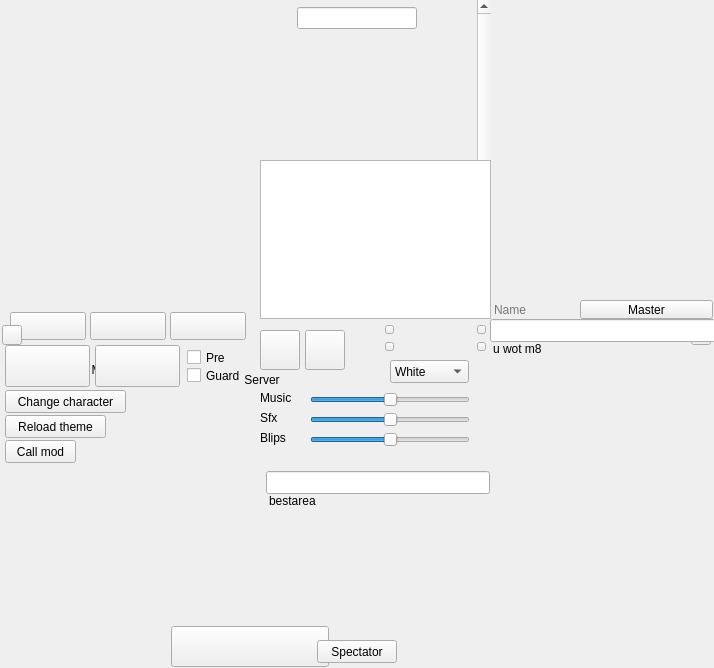
<?xml version="1.0" encoding="UTF-8"?>
<ui version="4.0">
 <class>Courtroom</class>
 <widget class="QMainWindow" name="Courtroom">
  <property name="geometry">
   <rect>
    <x>0</x>
    <y>0</y>
    <width>714</width>
    <height>668</height>
   </rect>
  </property>
  <property name="minimumSize">
   <size>
    <width>256</width>
    <height>192</height>
   </size>
  </property>
  <property name="maximumSize">
   <size>
    <width>714</width>
    <height>668</height>
   </size>
  </property>
  <property name="windowTitle">
   <string>Attorney Online</string>
  </property>
  <property name="windowIcon">
   <iconset resource="resources.qrc">
    <normaloff>:/resource/logo.png</normaloff>:/resource/logo.png</iconset>
  </property>
  <widget class="QWidget" name="centralwidget">
   <widget class="QLabel" name="background">
    <property name="geometry">
     <rect>
      <x>0</x>
      <y>0</y>
      <width>714</width>
      <height>668</height>
     </rect>
    </property>
    <property name="text">
     <string/>
    </property>
    <property name="pixmap">
     <pixmap>../build-Attorney_Online_new-Desktop_Qt_5_7_0_GCC_64bit-Debug/base/themes/default/courtroombackground.png</pixmap>
    </property>
   </widget>
   <widget class="QPushButton" name="objection">
    <property name="geometry">
     <rect>
      <x>90</x>
      <y>312</y>
      <width>76</width>
      <height>28</height>
     </rect>
    </property>
    <property name="text">
     <string/>
    </property>
    <property name="flat">
     <bool>false</bool>
    </property>
   </widget>
   <widget class="QPlainTextEdit" name="chatlog">
    <property name="geometry">
     <rect>
      <x>260</x>
      <y>0</y>
      <width>231</width>
      <height>319</height>
     </rect>
    </property>
    <property name="palette">
     <palette>
      <active>
       <colorrole role="Light">
        <brush brushstyle="SolidPattern">
         <color alpha="0">
          <red>255</red>
          <green>255</green>
          <blue>255</blue>
         </color>
        </brush>
       </colorrole>
       <colorrole role="Text">
        <brush brushstyle="SolidPattern">
         <color alpha="255">
          <red>255</red>
          <green>255</green>
          <blue>255</blue>
         </color>
        </brush>
       </colorrole>
       <colorrole role="Base">
        <brush brushstyle="SolidPattern">
         <color alpha="0">
          <red>255</red>
          <green>255</green>
          <blue>255</blue>
         </color>
        </brush>
       </colorrole>
      </active>
      <inactive>
       <colorrole role="Light">
        <brush brushstyle="SolidPattern">
         <color alpha="0">
          <red>255</red>
          <green>255</green>
          <blue>255</blue>
         </color>
        </brush>
       </colorrole>
       <colorrole role="Text">
        <brush brushstyle="SolidPattern">
         <color alpha="255">
          <red>255</red>
          <green>255</green>
          <blue>255</blue>
         </color>
        </brush>
       </colorrole>
       <colorrole role="Base">
        <brush brushstyle="SolidPattern">
         <color alpha="0">
          <red>255</red>
          <green>255</green>
          <blue>255</blue>
         </color>
        </brush>
       </colorrole>
      </inactive>
      <disabled>
       <colorrole role="Light">
        <brush brushstyle="SolidPattern">
         <color alpha="0">
          <red>255</red>
          <green>255</green>
          <blue>255</blue>
         </color>
        </brush>
       </colorrole>
       <colorrole role="Text">
        <brush brushstyle="SolidPattern">
         <color alpha="255">
          <red>190</red>
          <green>190</green>
          <blue>190</blue>
         </color>
        </brush>
       </colorrole>
       <colorrole role="Base">
        <brush brushstyle="SolidPattern">
         <color alpha="255">
          <red>239</red>
          <green>235</green>
          <blue>231</blue>
         </color>
        </brush>
       </colorrole>
      </disabled>
     </palette>
    </property>
    <property name="autoFillBackground">
     <bool>false</bool>
    </property>
    <property name="frameShape">
     <enum>QFrame::NoFrame</enum>
    </property>
    <property name="verticalScrollBarPolicy">
     <enum>Qt::ScrollBarAlwaysOn</enum>
    </property>
    <property name="horizontalScrollBarPolicy">
     <enum>Qt::ScrollBarAlwaysOff</enum>
    </property>
    <property name="readOnly">
     <bool>false</bool>
    </property>
    <property name="plainText">
     <string/>
    </property>
    <property name="textInteractionFlags">
     <set>Qt::TextEditorInteraction</set>
    </property>
   </widget>
   <widget class="QPushButton" name="holdit">
    <property name="geometry">
     <rect>
      <x>10</x>
      <y>312</y>
      <width>76</width>
      <height>28</height>
     </rect>
    </property>
    <property name="palette">
     <palette>
      <active>
       <colorrole role="Highlight">
        <brush brushstyle="SolidPattern">
         <color alpha="0">
          <red>48</red>
          <green>140</green>
          <blue>198</blue>
         </color>
        </brush>
       </colorrole>
       <colorrole role="HighlightedText">
        <brush brushstyle="SolidPattern">
         <color alpha="0">
          <red>255</red>
          <green>255</green>
          <blue>255</blue>
         </color>
        </brush>
       </colorrole>
       <colorrole role="Link">
        <brush brushstyle="SolidPattern">
         <color alpha="0">
          <red>217</red>
          <green>140</green>
          <blue>255</blue>
         </color>
        </brush>
       </colorrole>
       <colorrole role="LinkVisited">
        <brush brushstyle="SolidPattern">
         <color alpha="0">
          <red>149</red>
          <green>117</green>
          <blue>255</blue>
         </color>
        </brush>
       </colorrole>
      </active>
      <inactive>
       <colorrole role="Highlight">
        <brush brushstyle="SolidPattern">
         <color alpha="0">
          <red>48</red>
          <green>140</green>
          <blue>198</blue>
         </color>
        </brush>
       </colorrole>
       <colorrole role="HighlightedText">
        <brush brushstyle="SolidPattern">
         <color alpha="0">
          <red>255</red>
          <green>255</green>
          <blue>255</blue>
         </color>
        </brush>
       </colorrole>
       <colorrole role="Link">
        <brush brushstyle="SolidPattern">
         <color alpha="0">
          <red>217</red>
          <green>140</green>
          <blue>255</blue>
         </color>
        </brush>
       </colorrole>
       <colorrole role="LinkVisited">
        <brush brushstyle="SolidPattern">
         <color alpha="0">
          <red>149</red>
          <green>117</green>
          <blue>255</blue>
         </color>
        </brush>
       </colorrole>
      </inactive>
      <disabled>
       <colorrole role="Highlight">
        <brush brushstyle="SolidPattern">
         <color alpha="255">
          <red>145</red>
          <green>141</green>
          <blue>126</blue>
         </color>
        </brush>
       </colorrole>
       <colorrole role="HighlightedText">
        <brush brushstyle="SolidPattern">
         <color alpha="0">
          <red>255</red>
          <green>255</green>
          <blue>255</blue>
         </color>
        </brush>
       </colorrole>
       <colorrole role="Link">
        <brush brushstyle="SolidPattern">
         <color alpha="0">
          <red>217</red>
          <green>140</green>
          <blue>255</blue>
         </color>
        </brush>
       </colorrole>
       <colorrole role="LinkVisited">
        <brush brushstyle="SolidPattern">
         <color alpha="0">
          <red>149</red>
          <green>117</green>
          <blue>255</blue>
         </color>
        </brush>
       </colorrole>
      </disabled>
     </palette>
    </property>
    <property name="text">
     <string/>
    </property>
    <property name="flat">
     <bool>false</bool>
    </property>
   </widget>
   <widget class="QPushButton" name="takethat">
    <property name="geometry">
     <rect>
      <x>170</x>
      <y>312</y>
      <width>76</width>
      <height>28</height>
     </rect>
    </property>
    <property name="text">
     <string/>
    </property>
    <property name="flat">
     <bool>false</bool>
    </property>
   </widget>
   <widget class="QLabel" name="playingarea">
    <property name="geometry">
     <rect>
      <x>0</x>
      <y>0</y>
      <width>256</width>
      <height>192</height>
     </rect>
    </property>
    <property name="text">
     <string/>
    </property>
   </widget>
   <widget class="QPushButton" name="present">
    <property name="enabled">
     <bool>true</bool>
    </property>
    <property name="geometry">
     <rect>
      <x>171</x>
      <y>626</y>
      <width>158</width>
      <height>41</height>
     </rect>
    </property>
    <property name="text">
     <string/>
    </property>
    <property name="flat">
     <bool>false</bool>
    </property>
   </widget>
   <widget class="QLineEdit" name="chatLine">
    <property name="geometry">
     <rect>
      <x>0</x>
      <y>192</y>
      <width>256</width>
      <height>23</height>
     </rect>
    </property>
    <property name="palette">
     <palette>
      <active>
       <colorrole role="Light">
        <brush brushstyle="SolidPattern">
         <color alpha="0">
          <red>255</red>
          <green>255</green>
          <blue>255</blue>
         </color>
        </brush>
       </colorrole>
       <colorrole role="Base">
        <brush brushstyle="SolidPattern">
         <color alpha="0">
          <red>99</red>
          <green>214</green>
          <blue>255</blue>
         </color>
        </brush>
       </colorrole>
       <colorrole role="Highlight">
        <brush brushstyle="SolidPattern">
         <color alpha="255">
          <red>38</red>
          <green>134</green>
          <blue>198</blue>
         </color>
        </brush>
       </colorrole>
       <colorrole role="Link">
        <brush brushstyle="SolidPattern">
         <color alpha="255">
          <red>255</red>
          <green>255</green>
          <blue>255</blue>
         </color>
        </brush>
       </colorrole>
      </active>
      <inactive>
       <colorrole role="Light">
        <brush brushstyle="SolidPattern">
         <color alpha="0">
          <red>255</red>
          <green>255</green>
          <blue>255</blue>
         </color>
        </brush>
       </colorrole>
       <colorrole role="Base">
        <brush brushstyle="SolidPattern">
         <color alpha="0">
          <red>99</red>
          <green>214</green>
          <blue>255</blue>
         </color>
        </brush>
       </colorrole>
       <colorrole role="Highlight">
        <brush brushstyle="SolidPattern">
         <color alpha="255">
          <red>38</red>
          <green>134</green>
          <blue>198</blue>
         </color>
        </brush>
       </colorrole>
       <colorrole role="Link">
        <brush brushstyle="SolidPattern">
         <color alpha="255">
          <red>255</red>
          <green>255</green>
          <blue>255</blue>
         </color>
        </brush>
       </colorrole>
      </inactive>
      <disabled>
       <colorrole role="Light">
        <brush brushstyle="SolidPattern">
         <color alpha="0">
          <red>255</red>
          <green>255</green>
          <blue>255</blue>
         </color>
        </brush>
       </colorrole>
       <colorrole role="Base">
        <brush brushstyle="SolidPattern">
         <color alpha="255">
          <red>239</red>
          <green>235</green>
          <blue>231</blue>
         </color>
        </brush>
       </colorrole>
       <colorrole role="Highlight">
        <brush brushstyle="SolidPattern">
         <color alpha="255">
          <red>145</red>
          <green>141</green>
          <blue>126</blue>
         </color>
        </brush>
       </colorrole>
       <colorrole role="Link">
        <brush brushstyle="SolidPattern">
         <color alpha="255">
          <red>255</red>
          <green>255</green>
          <blue>255</blue>
         </color>
        </brush>
       </colorrole>
      </disabled>
     </palette>
    </property>
    <property name="frame">
     <bool>false</bool>
    </property>
   </widget>
   <widget class="QLabel" name="desk">
    <property name="geometry">
     <rect>
      <x>0</x>
      <y>150</y>
      <width>256</width>
      <height>42</height>
     </rect>
    </property>
    <property name="text">
     <string/>
    </property>
   </widget>
   <widget class="QLabel" name="playingbackground">
    <property name="geometry">
     <rect>
      <x>0</x>
      <y>0</y>
      <width>256</width>
      <height>192</height>
     </rect>
    </property>
    <property name="text">
     <string/>
    </property>
   </widget>
   <widget class="QLabel" name="chatbubble">
    <property name="geometry">
     <rect>
      <x>0</x>
      <y>114</y>
      <width>256</width>
      <height>78</height>
     </rect>
    </property>
    <property name="text">
     <string/>
    </property>
   </widget>
   <widget class="QLabel" name="charselect">
    <property name="geometry">
     <rect>
      <x>0</x>
      <y>0</y>
      <width>714</width>
      <height>668</height>
     </rect>
    </property>
    <property name="text">
     <string/>
    </property>
    <property name="pixmap">
     <pixmap>../build-Attorney_Online_new-Desktop_Qt_5_7_0_GCC_64bit-Debug/base/themes/default/charselect_background.png</pixmap>
    </property>
   </widget>
   <widget class="QPushButton" name="spectator">
    <property name="geometry">
     <rect>
      <x>317</x>
      <y>640</y>
      <width>80</width>
      <height>23</height>
     </rect>
    </property>
    <property name="text">
     <string>Spectator</string>
    </property>
   </widget>
   <widget class="QLabel" name="charselector">
    <property name="geometry">
     <rect>
      <x>370</x>
      <y>260</y>
      <width>62</width>
      <height>62</height>
     </rect>
    </property>
    <property name="text">
     <string/>
    </property>
   </widget>
   <widget class="QPushButton" name="charselect_left">
    <property name="geometry">
     <rect>
      <x>2</x>
      <y>325</y>
      <width>20</width>
      <height>20</height>
     </rect>
    </property>
    <property name="text">
     <string/>
    </property>
   </widget>
   <widget class="QPushButton" name="charselect_right">
    <property name="geometry">
     <rect>
      <x>691</x>
      <y>325</y>
      <width>20</width>
      <height>20</height>
     </rect>
    </property>
    <property name="text">
     <string/>
    </property>
   </widget>
   <widget class="QPushButton" name="changecharacter">
    <property name="geometry">
     <rect>
      <x>5</x>
      <y>390</y>
      <width>121</width>
      <height>23</height>
     </rect>
    </property>
    <property name="text">
     <string>Change character</string>
    </property>
   </widget>
   <widget class="QLabel" name="charError">
    <property name="geometry">
     <rect>
      <x>430</x>
      <y>10</y>
      <width>271</width>
      <height>16</height>
     </rect>
    </property>
    <property name="palette">
     <palette>
      <active>
       <colorrole role="WindowText">
        <brush brushstyle="SolidPattern">
         <color alpha="255">
          <red>255</red>
          <green>0</green>
          <blue>0</blue>
         </color>
        </brush>
       </colorrole>
       <colorrole role="Text">
        <brush brushstyle="SolidPattern">
         <color alpha="255">
          <red>255</red>
          <green>0</green>
          <blue>0</blue>
         </color>
        </brush>
       </colorrole>
       <colorrole role="ButtonText">
        <brush brushstyle="SolidPattern">
         <color alpha="255">
          <red>255</red>
          <green>0</green>
          <blue>0</blue>
         </color>
        </brush>
       </colorrole>
      </active>
      <inactive>
       <colorrole role="WindowText">
        <brush brushstyle="SolidPattern">
         <color alpha="255">
          <red>255</red>
          <green>0</green>
          <blue>0</blue>
         </color>
        </brush>
       </colorrole>
       <colorrole role="Text">
        <brush brushstyle="SolidPattern">
         <color alpha="255">
          <red>255</red>
          <green>0</green>
          <blue>0</blue>
         </color>
        </brush>
       </colorrole>
       <colorrole role="ButtonText">
        <brush brushstyle="SolidPattern">
         <color alpha="255">
          <red>255</red>
          <green>0</green>
          <blue>0</blue>
         </color>
        </brush>
       </colorrole>
      </inactive>
      <disabled>
       <colorrole role="WindowText">
        <brush brushstyle="SolidPattern">
         <color alpha="255">
          <red>190</red>
          <green>190</green>
          <blue>190</blue>
         </color>
        </brush>
       </colorrole>
       <colorrole role="Text">
        <brush brushstyle="SolidPattern">
         <color alpha="255">
          <red>190</red>
          <green>190</green>
          <blue>190</blue>
         </color>
        </brush>
       </colorrole>
       <colorrole role="ButtonText">
        <brush brushstyle="SolidPattern">
         <color alpha="255">
          <red>190</red>
          <green>190</green>
          <blue>190</blue>
         </color>
        </brush>
       </colorrole>
      </disabled>
     </palette>
    </property>
    <property name="font">
     <font>
      <weight>75</weight>
      <bold>true</bold>
     </font>
    </property>
    <property name="text">
     <string/>
    </property>
   </widget>
   <widget class="QListWidget" name="musiclist">
    <property name="geometry">
     <rect>
      <x>490</x>
      <y>342</y>
      <width>224</width>
      <height>326</height>
     </rect>
    </property>
    <property name="palette">
     <palette>
      <active>
       <colorrole role="Base">
        <brush brushstyle="SolidPattern">
         <color alpha="0">
          <red>255</red>
          <green>255</green>
          <blue>255</blue>
         </color>
        </brush>
       </colorrole>
      </active>
      <inactive>
       <colorrole role="Base">
        <brush brushstyle="SolidPattern">
         <color alpha="0">
          <red>255</red>
          <green>255</green>
          <blue>255</blue>
         </color>
        </brush>
       </colorrole>
      </inactive>
      <disabled>
       <colorrole role="Base">
        <brush brushstyle="SolidPattern">
         <color alpha="255">
          <red>239</red>
          <green>235</green>
          <blue>231</blue>
         </color>
        </brush>
       </colorrole>
      </disabled>
     </palette>
    </property>
    <property name="frameShape">
     <enum>QFrame::NoFrame</enum>
    </property>
    <property name="horizontalScrollBarPolicy">
     <enum>Qt::ScrollBarAsNeeded</enum>
    </property>
    <item>
     <property name="text">
      <string>u wot m8</string>
     </property>
    </item>
   </widget>
   <widget class="QPlainTextEdit" name="oocserverchat">
    <property name="geometry">
     <rect>
      <x>490</x>
      <y>1</y>
      <width>224</width>
      <height>277</height>
     </rect>
    </property>
    <property name="palette">
     <palette>
      <active>
       <colorrole role="Base">
        <brush brushstyle="SolidPattern">
         <color alpha="0">
          <red>255</red>
          <green>255</green>
          <blue>255</blue>
         </color>
        </brush>
       </colorrole>
      </active>
      <inactive>
       <colorrole role="Base">
        <brush brushstyle="SolidPattern">
         <color alpha="0">
          <red>255</red>
          <green>255</green>
          <blue>255</blue>
         </color>
        </brush>
       </colorrole>
      </inactive>
      <disabled>
       <colorrole role="Base">
        <brush brushstyle="SolidPattern">
         <color alpha="255">
          <red>239</red>
          <green>235</green>
          <blue>231</blue>
         </color>
        </brush>
       </colorrole>
      </disabled>
     </palette>
    </property>
    <property name="frameShape">
     <enum>QFrame::NoFrame</enum>
    </property>
    <property name="horizontalScrollBarPolicy">
     <enum>Qt::ScrollBarAlwaysOff</enum>
    </property>
    <property name="readOnly">
     <bool>true</bool>
    </property>
   </widget>
   <widget class="QPlainTextEdit" name="oocmasterchat">
    <property name="geometry">
     <rect>
      <x>490</x>
      <y>1</y>
      <width>224</width>
      <height>277</height>
     </rect>
    </property>
    <property name="palette">
     <palette>
      <active>
       <colorrole role="Base">
        <brush brushstyle="SolidPattern">
         <color alpha="0">
          <red>255</red>
          <green>255</green>
          <blue>255</blue>
         </color>
        </brush>
       </colorrole>
      </active>
      <inactive>
       <colorrole role="Base">
        <brush brushstyle="SolidPattern">
         <color alpha="0">
          <red>255</red>
          <green>255</green>
          <blue>255</blue>
         </color>
        </brush>
       </colorrole>
      </inactive>
      <disabled>
       <colorrole role="Base">
        <brush brushstyle="SolidPattern">
         <color alpha="255">
          <red>239</red>
          <green>235</green>
          <blue>231</blue>
         </color>
        </brush>
       </colorrole>
      </disabled>
     </palette>
    </property>
    <property name="frameShape">
     <enum>QFrame::NoFrame</enum>
    </property>
    <property name="horizontalScrollBarPolicy">
     <enum>Qt::ScrollBarAlwaysOff</enum>
    </property>
    <property name="readOnly">
     <bool>true</bool>
    </property>
   </widget>
   <widget class="QLineEdit" name="oocchatname">
    <property name="geometry">
     <rect>
      <x>492</x>
      <y>300</y>
      <width>85</width>
      <height>19</height>
     </rect>
    </property>
    <property name="sizePolicy">
     <sizepolicy hsizetype="Fixed" vsizetype="Fixed">
      <horstretch>0</horstretch>
      <verstretch>0</verstretch>
     </sizepolicy>
    </property>
    <property name="palette">
     <palette>
      <active>
       <colorrole role="Base">
        <brush brushstyle="SolidPattern">
         <color alpha="0">
          <red>255</red>
          <green>255</green>
          <blue>255</blue>
         </color>
        </brush>
       </colorrole>
      </active>
      <inactive>
       <colorrole role="Base">
        <brush brushstyle="SolidPattern">
         <color alpha="0">
          <red>255</red>
          <green>255</green>
          <blue>255</blue>
         </color>
        </brush>
       </colorrole>
      </inactive>
      <disabled>
       <colorrole role="Base">
        <brush brushstyle="SolidPattern">
         <color alpha="255">
          <red>239</red>
          <green>235</green>
          <blue>231</blue>
         </color>
        </brush>
       </colorrole>
      </disabled>
     </palette>
    </property>
    <property name="font">
     <font>
      <pointsize>9</pointsize>
     </font>
    </property>
    <property name="frame">
     <bool>false</bool>
    </property>
    <property name="placeholderText">
     <string extracomment="Name">Name</string>
    </property>
   </widget>
   <widget class="QLineEdit" name="oocchatmessage">
    <property name="geometry">
     <rect>
      <x>492</x>
      <y>281</y>
      <width>222</width>
      <height>19</height>
     </rect>
    </property>
    <property name="palette">
     <palette>
      <active>
       <colorrole role="Base">
        <brush brushstyle="SolidPattern">
         <color alpha="0">
          <red>255</red>
          <green>255</green>
          <blue>255</blue>
         </color>
        </brush>
       </colorrole>
      </active>
      <inactive>
       <colorrole role="Base">
        <brush brushstyle="SolidPattern">
         <color alpha="0">
          <red>255</red>
          <green>255</green>
          <blue>255</blue>
         </color>
        </brush>
       </colorrole>
      </inactive>
      <disabled>
       <colorrole role="Base">
        <brush brushstyle="SolidPattern">
         <color alpha="255">
          <red>239</red>
          <green>235</green>
          <blue>231</blue>
         </color>
        </brush>
       </colorrole>
      </disabled>
     </palette>
    </property>
    <property name="font">
     <font>
      <pointsize>10</pointsize>
     </font>
    </property>
    <property name="frame">
     <bool>false</bool>
    </property>
   </widget>
   <widget class="QLabel" name="charname">
    <property name="geometry">
     <rect>
      <x>6</x>
      <y>113</y>
      <width>59</width>
      <height>15</height>
     </rect>
    </property>
    <property name="palette">
     <palette>
      <active>
       <colorrole role="WindowText">
        <brush brushstyle="SolidPattern">
         <color alpha="255">
          <red>255</red>
          <green>255</green>
          <blue>255</blue>
         </color>
        </brush>
       </colorrole>
       <colorrole role="ButtonText">
        <brush brushstyle="SolidPattern">
         <color alpha="255">
          <red>255</red>
          <green>255</green>
          <blue>255</blue>
         </color>
        </brush>
       </colorrole>
      </active>
      <inactive>
       <colorrole role="WindowText">
        <brush brushstyle="SolidPattern">
         <color alpha="255">
          <red>255</red>
          <green>255</green>
          <blue>255</blue>
         </color>
        </brush>
       </colorrole>
       <colorrole role="ButtonText">
        <brush brushstyle="SolidPattern">
         <color alpha="255">
          <red>255</red>
          <green>255</green>
          <blue>255</blue>
         </color>
        </brush>
       </colorrole>
      </inactive>
      <disabled>
       <colorrole role="WindowText">
        <brush brushstyle="SolidPattern">
         <color alpha="255">
          <red>190</red>
          <green>190</green>
          <blue>190</blue>
         </color>
        </brush>
       </colorrole>
       <colorrole role="ButtonText">
        <brush brushstyle="SolidPattern">
         <color alpha="255">
          <red>190</red>
          <green>190</green>
          <blue>190</blue>
         </color>
        </brush>
       </colorrole>
      </disabled>
     </palette>
    </property>
    <property name="font">
     <font>
      <pointsize>8</pointsize>
     </font>
    </property>
    <property name="text">
     <string/>
    </property>
   </widget>
   <widget class="QPlainTextEdit" name="chattext">
    <property name="geometry">
     <rect>
      <x>3</x>
      <y>132</y>
      <width>250</width>
      <height>60</height>
     </rect>
    </property>
    <property name="palette">
     <palette>
      <active>
       <colorrole role="Text">
        <brush brushstyle="SolidPattern">
         <color alpha="255">
          <red>255</red>
          <green>255</green>
          <blue>255</blue>
         </color>
        </brush>
       </colorrole>
       <colorrole role="Base">
        <brush brushstyle="SolidPattern">
         <color alpha="0">
          <red>255</red>
          <green>255</green>
          <blue>255</blue>
         </color>
        </brush>
       </colorrole>
      </active>
      <inactive>
       <colorrole role="Text">
        <brush brushstyle="SolidPattern">
         <color alpha="255">
          <red>255</red>
          <green>255</green>
          <blue>255</blue>
         </color>
        </brush>
       </colorrole>
       <colorrole role="Base">
        <brush brushstyle="SolidPattern">
         <color alpha="0">
          <red>255</red>
          <green>255</green>
          <blue>255</blue>
         </color>
        </brush>
       </colorrole>
      </inactive>
      <disabled>
       <colorrole role="Text">
        <brush brushstyle="SolidPattern">
         <color alpha="255">
          <red>190</red>
          <green>190</green>
          <blue>190</blue>
         </color>
        </brush>
       </colorrole>
       <colorrole role="Base">
        <brush brushstyle="SolidPattern">
         <color alpha="255">
          <red>239</red>
          <green>235</green>
          <blue>231</blue>
         </color>
        </brush>
       </colorrole>
      </disabled>
     </palette>
    </property>
    <property name="frameShape">
     <enum>QFrame::NoFrame</enum>
    </property>
    <property name="verticalScrollBarPolicy">
     <enum>Qt::ScrollBarAlwaysOff</enum>
    </property>
    <property name="horizontalScrollBarPolicy">
     <enum>Qt::ScrollBarAlwaysOff</enum>
    </property>
    <property name="readOnly">
     <bool>true</bool>
    </property>
    <property name="textInteractionFlags">
     <set>Qt::NoTextInteraction</set>
    </property>
   </widget>
   <widget class="QPushButton" name="ooc_master">
    <property name="geometry">
     <rect>
      <x>80</x>
      <y>360</y>
      <width>60</width>
      <height>19</height>
     </rect>
    </property>
    <property name="styleSheet">
     <string notr="true">QPushButton {
    background-color: rgba( 255, 0, 0, 0% );
}
</string>
    </property>
    <property name="text">
     <string>Master</string>
    </property>
    <property name="autoDefault">
     <bool>false</bool>
    </property>
    <property name="default">
     <bool>false</bool>
    </property>
    <property name="flat">
     <bool>true</bool>
    </property>
   </widget>
   <widget class="QPushButton" name="ooc_server">
    <property name="geometry">
     <rect>
      <x>230</x>
      <y>370</y>
      <width>64</width>
      <height>19</height>
     </rect>
    </property>
    <property name="styleSheet">
     <string notr="true">QPushButton {
    background-color: rgba( 255, 0, 0, 0% );
}</string>
    </property>
    <property name="text">
     <string>Server</string>
    </property>
    <property name="flat">
     <bool>true</bool>
    </property>
   </widget>
   <widget class="QLineEdit" name="charpass">
    <property name="geometry">
     <rect>
      <x>297</x>
      <y>7</y>
      <width>120</width>
      <height>22</height>
     </rect>
    </property>
   </widget>
   <widget class="QLabel" name="defense_bar">
    <property name="geometry">
     <rect>
      <x>393</x>
      <y>323</y>
      <width>84</width>
      <height>14</height>
     </rect>
    </property>
    <property name="text">
     <string/>
    </property>
    <property name="pixmap">
     <pixmap>../build-Attorney_Online_new-Desktop_Qt_5_7_0_GCC_64bit-Debug/base/misc/advocat.png</pixmap>
    </property>
   </widget>
   <widget class="QLabel" name="prosecution_bar">
    <property name="geometry">
     <rect>
      <x>393</x>
      <y>340</y>
      <width>84</width>
      <height>14</height>
     </rect>
    </property>
    <property name="text">
     <string/>
    </property>
    <property name="pixmap">
     <pixmap>../build-Attorney_Online_new-Desktop_Qt_5_7_0_GCC_64bit-Debug/base/misc/procuror.png</pixmap>
    </property>
   </widget>
   <widget class="QPushButton" name="defplus">
    <property name="geometry">
     <rect>
      <x>477</x>
      <y>325</y>
      <width>9</width>
      <height>9</height>
     </rect>
    </property>
    <property name="text">
     <string/>
    </property>
   </widget>
   <widget class="QPushButton" name="defminus">
    <property name="geometry">
     <rect>
      <x>385</x>
      <y>325</y>
      <width>9</width>
      <height>9</height>
     </rect>
    </property>
    <property name="text">
     <string/>
    </property>
   </widget>
   <widget class="QPushButton" name="proplus">
    <property name="geometry">
     <rect>
      <x>477</x>
      <y>342</y>
      <width>9</width>
      <height>9</height>
     </rect>
    </property>
    <property name="text">
     <string/>
    </property>
   </widget>
   <widget class="QPushButton" name="prominus">
    <property name="geometry">
     <rect>
      <x>385</x>
      <y>342</y>
      <width>9</width>
      <height>9</height>
     </rect>
    </property>
    <property name="text">
     <string/>
    </property>
   </widget>
   <widget class="QLineEdit" name="musicsearch">
    <property name="geometry">
     <rect>
      <x>490</x>
      <y>319</y>
      <width>226</width>
      <height>23</height>
     </rect>
    </property>
   </widget>
   <widget class="QPushButton" name="ooc_toggle">
    <property name="geometry">
     <rect>
      <x>580</x>
      <y>300</y>
      <width>133</width>
      <height>19</height>
     </rect>
    </property>
    <property name="text">
     <string>Master</string>
    </property>
   </widget>
   <widget class="QPushButton" name="realization">
    <property name="geometry">
     <rect>
      <x>260</x>
      <y>330</y>
      <width>40</width>
      <height>40</height>
     </rect>
    </property>
    <property name="text">
     <string/>
    </property>
   </widget>
   <widget class="QPushButton" name="mute">
    <property name="geometry">
     <rect>
      <x>305</x>
      <y>330</y>
      <width>40</width>
      <height>40</height>
     </rect>
    </property>
    <property name="text">
     <string/>
    </property>
   </widget>
   <widget class="QPushButton" name="witnesstestimony">
    <property name="geometry">
     <rect>
      <x>5</x>
      <y>345</y>
      <width>85</width>
      <height>42</height>
     </rect>
    </property>
    <property name="text">
     <string/>
    </property>
   </widget>
   <widget class="QPushButton" name="crossexamination">
    <property name="geometry">
     <rect>
      <x>95</x>
      <y>345</y>
      <width>85</width>
      <height>42</height>
     </rect>
    </property>
    <property name="text">
     <string/>
    </property>
   </widget>
   <widget class="QPushButton" name="reload_theme">
    <property name="geometry">
     <rect>
      <x>5</x>
      <y>415</y>
      <width>101</width>
      <height>23</height>
     </rect>
    </property>
    <property name="text">
     <string>Reload theme</string>
    </property>
   </widget>
   <widget class="QLabel" name="testimony">
    <property name="geometry">
     <rect>
      <x>0</x>
      <y>0</y>
      <width>256</width>
      <height>192</height>
     </rect>
    </property>
    <property name="text">
     <string/>
    </property>
   </widget>
   <widget class="QComboBox" name="textcolor">
    <property name="geometry">
     <rect>
      <x>390</x>
      <y>360</y>
      <width>79</width>
      <height>23</height>
     </rect>
    </property>
    <item>
     <property name="text">
      <string>White</string>
     </property>
    </item>
    <item>
     <property name="text">
      <string>Blue</string>
     </property>
    </item>
    <item>
     <property name="text">
      <string>Green</string>
     </property>
    </item>
    <item>
     <property name="text">
      <string>Orange</string>
     </property>
    </item>
    <item>
     <property name="text">
      <string>Red</string>
     </property>
    </item>
   </widget>
   <widget class="QSlider" name="sfxslider">
    <property name="geometry">
     <rect>
      <x>310</x>
      <y>412</y>
      <width>160</width>
      <height>16</height>
     </rect>
    </property>
    <property name="maximum">
     <number>100</number>
    </property>
    <property name="sliderPosition">
     <number>50</number>
    </property>
    <property name="orientation">
     <enum>Qt::Horizontal</enum>
    </property>
   </widget>
   <widget class="QSlider" name="musicslider">
    <property name="geometry">
     <rect>
      <x>310</x>
      <y>392</y>
      <width>160</width>
      <height>16</height>
     </rect>
    </property>
    <property name="maximum">
     <number>100</number>
    </property>
    <property name="sliderPosition">
     <number>50</number>
    </property>
    <property name="orientation">
     <enum>Qt::Horizontal</enum>
    </property>
    <property name="invertedAppearance">
     <bool>false</bool>
    </property>
   </widget>
   <widget class="QSlider" name="blipslider">
    <property name="geometry">
     <rect>
      <x>310</x>
      <y>432</y>
      <width>160</width>
      <height>16</height>
     </rect>
    </property>
    <property name="maximum">
     <number>100</number>
    </property>
    <property name="sliderPosition">
     <number>50</number>
    </property>
    <property name="orientation">
     <enum>Qt::Horizontal</enum>
    </property>
   </widget>
   <widget class="QLabel" name="musiclabel">
    <property name="geometry">
     <rect>
      <x>260</x>
      <y>390</y>
      <width>41</width>
      <height>16</height>
     </rect>
    </property>
    <property name="text">
     <string>Music</string>
    </property>
   </widget>
   <widget class="QLabel" name="sfxlabel">
    <property name="geometry">
     <rect>
      <x>260</x>
      <y>410</y>
      <width>21</width>
      <height>16</height>
     </rect>
    </property>
    <property name="text">
     <string>Sfx</string>
    </property>
   </widget>
   <widget class="QLabel" name="bliplabel">
    <property name="geometry">
     <rect>
      <x>260</x>
      <y>430</y>
      <width>31</width>
      <height>16</height>
     </rect>
    </property>
    <property name="text">
     <string>Blips</string>
    </property>
   </widget>
   <widget class="QListWidget" name="arealist">
    <property name="geometry">
     <rect>
      <x>266</x>
      <y>494</y>
      <width>224</width>
      <height>174</height>
     </rect>
    </property>
    <property name="palette">
     <palette>
      <active>
       <colorrole role="Base">
        <brush brushstyle="SolidPattern">
         <color alpha="0">
          <red>255</red>
          <green>255</green>
          <blue>255</blue>
         </color>
        </brush>
       </colorrole>
      </active>
      <inactive>
       <colorrole role="Base">
        <brush brushstyle="SolidPattern">
         <color alpha="0">
          <red>255</red>
          <green>255</green>
          <blue>255</blue>
         </color>
        </brush>
       </colorrole>
      </inactive>
      <disabled>
       <colorrole role="Base">
        <brush brushstyle="SolidPattern">
         <color alpha="255">
          <red>239</red>
          <green>235</green>
          <blue>231</blue>
         </color>
        </brush>
       </colorrole>
      </disabled>
     </palette>
    </property>
    <property name="frameShape">
     <enum>QFrame::NoFrame</enum>
    </property>
    <property name="horizontalScrollBarPolicy">
     <enum>Qt::ScrollBarAsNeeded</enum>
    </property>
    <item>
     <property name="text">
      <string>bestarea</string>
     </property>
    </item>
   </widget>
   <widget class="QLabel" name="areapreview">
    <property name="geometry">
     <rect>
      <x>5</x>
      <y>471</y>
      <width>256</width>
      <height>192</height>
     </rect>
    </property>
    <property name="text">
     <string/>
    </property>
   </widget>
   <widget class="QLineEdit" name="areapassword">
    <property name="geometry">
     <rect>
      <x>266</x>
      <y>471</y>
      <width>224</width>
      <height>23</height>
     </rect>
    </property>
   </widget>
   <widget class="QLabel" name="deskpreview">
    <property name="geometry">
     <rect>
      <x>5</x>
      <y>621</y>
      <width>256</width>
      <height>42</height>
     </rect>
    </property>
    <property name="text">
     <string/>
    </property>
   </widget>
   <widget class="QPushButton" name="callmod">
    <property name="geometry">
     <rect>
      <x>5</x>
      <y>440</y>
      <width>71</width>
      <height>23</height>
     </rect>
    </property>
    <property name="text">
     <string>Call mod</string>
    </property>
   </widget>
   <widget class="QLabel" name="objectiongif">
    <property name="geometry">
     <rect>
      <x>0</x>
      <y>0</y>
      <width>256</width>
      <height>192</height>
     </rect>
    </property>
    <property name="text">
     <string/>
    </property>
   </widget>
   <widget class="QCheckBox" name="prebox">
    <property name="geometry">
     <rect>
      <x>187</x>
      <y>347</y>
      <width>51</width>
      <height>21</height>
     </rect>
    </property>
    <property name="text">
     <string>Pre</string>
    </property>
   </widget>
   <widget class="QCheckBox" name="guardbox">
    <property name="geometry">
     <rect>
      <x>187</x>
      <y>365</y>
      <width>85</width>
      <height>21</height>
     </rect>
    </property>
    <property name="text">
     <string>Guard</string>
    </property>
   </widget>
   <widget class="QListWidget" name="mutelist">
    <property name="geometry">
     <rect>
      <x>260</x>
      <y>160</y>
      <width>231</width>
      <height>159</height>
     </rect>
    </property>
   </widget>
   <widget class="QLabel" name="muted">
    <property name="geometry">
     <rect>
      <x>0</x>
      <y>192</y>
      <width>258</width>
      <height>145</height>
     </rect>
    </property>
    <property name="text">
     <string/>
    </property>
   </widget>
   <widget class="QLabel" name="witnesstand">
    <property name="geometry">
     <rect>
      <x>0</x>
      <y>0</y>
      <width>256</width>
      <height>192</height>
     </rect>
    </property>
    <property name="text">
     <string/>
    </property>
   </widget>
   <zorder>ooc_master</zorder>
   <zorder>ooc_server</zorder>
   <zorder>present</zorder>
   <zorder>charselect</zorder>
   <zorder>background</zorder>
   <zorder>chatlog</zorder>
   <zorder>takethat</zorder>
   <zorder>holdit</zorder>
   <zorder>objection</zorder>
   <zorder>chatLine</zorder>
   <zorder>playingbackground</zorder>
   <zorder>playingarea</zorder>
   <zorder>desk</zorder>
   <zorder>spectator</zorder>
   <zorder>charselector</zorder>
   <zorder>charselect_left</zorder>
   <zorder>charselect_right</zorder>
   <zorder>changecharacter</zorder>
   <zorder>musiclist</zorder>
   <zorder>oocserverchat</zorder>
   <zorder>oocchatname</zorder>
   <zorder>oocchatmessage</zorder>
   <zorder>oocmasterchat</zorder>
   <zorder>charpass</zorder>
   <zorder>charError</zorder>
   <zorder>defense_bar</zorder>
   <zorder>prosecution_bar</zorder>
   <zorder>defplus</zorder>
   <zorder>defminus</zorder>
   <zorder>proplus</zorder>
   <zorder>prominus</zorder>
   <zorder>musicsearch</zorder>
   <zorder>ooc_toggle</zorder>
   <zorder>realization</zorder>
   <zorder>mute</zorder>
   <zorder>witnesstestimony</zorder>
   <zorder>crossexamination</zorder>
   <zorder>reload_theme</zorder>
   <zorder>textcolor</zorder>
   <zorder>sfxslider</zorder>
   <zorder>musicslider</zorder>
   <zorder>blipslider</zorder>
   <zorder>musiclabel</zorder>
   <zorder>sfxlabel</zorder>
   <zorder>bliplabel</zorder>
   <zorder>arealist</zorder>
   <zorder>areapreview</zorder>
   <zorder>areapassword</zorder>
   <zorder>deskpreview</zorder>
   <zorder>callmod</zorder>
   <zorder>prebox</zorder>
   <zorder>guardbox</zorder>
   <zorder>mutelist</zorder>
   <zorder>muted</zorder>
   <zorder>witnesstand</zorder>
   <zorder>chatbubble</zorder>
   <zorder>chattext</zorder>
   <zorder>charname</zorder>
   <zorder>testimony</zorder>
   <zorder>objectiongif</zorder>
  </widget>
 </widget>
 <resources>
  <include location="resources.qrc"/>
 </resources>
 <connections/>
</ui>
